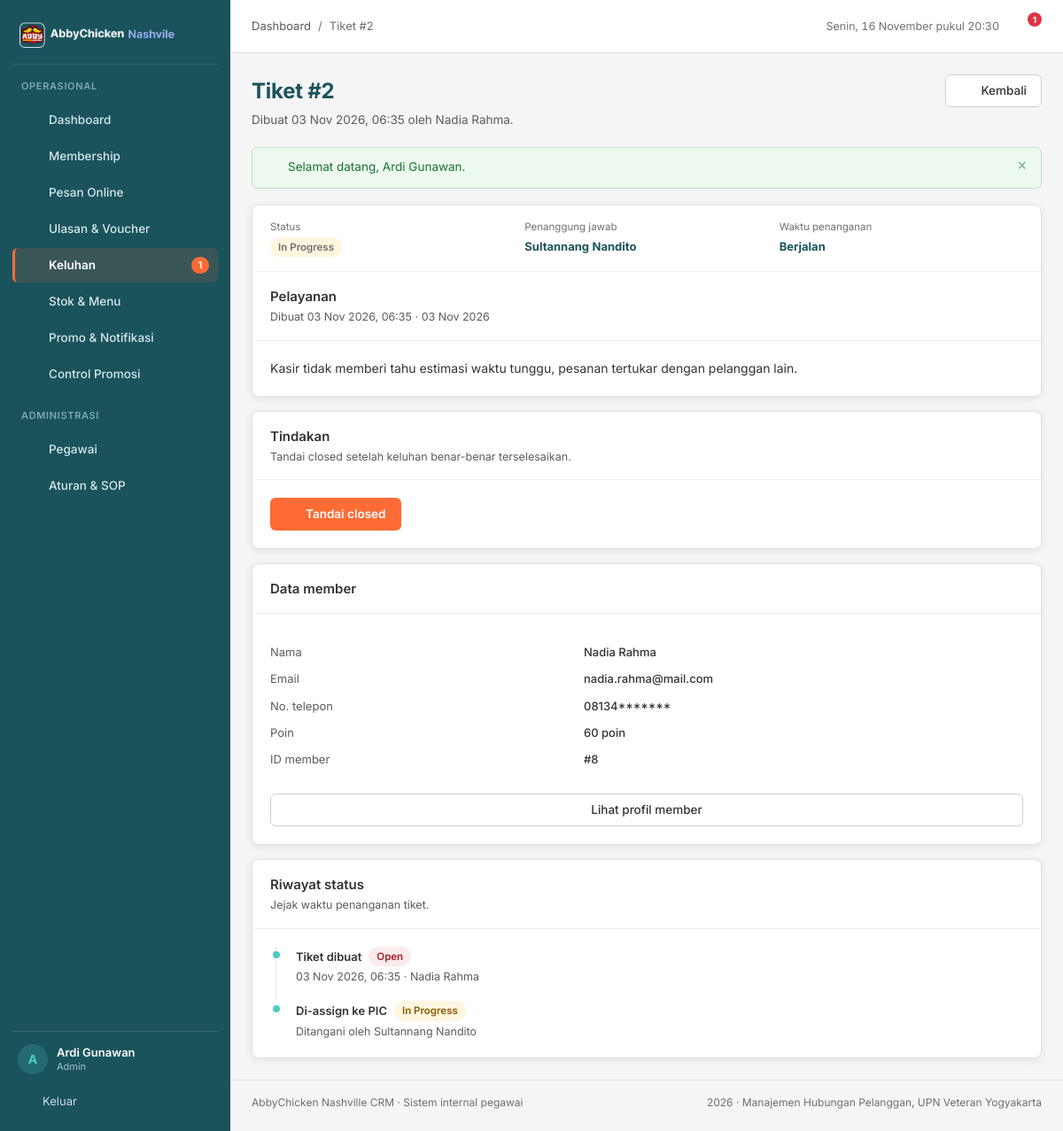
Screenshot of /pages/complaints/detail.php?id=2 (signed in) with the database file from the repository.
### tables this page shows
CREATE TABLE `tiket` (
  `tiket_id` int(11) NOT NULL AUTO_INCREMENT,
  `pegawai_id` int(11) DEFAULT NULL,
  `member_id` int(11) NOT NULL,
  `kategori_keluhan` enum('Kualitas Makanan','Pelayanan','Kebersihan','Lainnya') NOT NULL,
  `isi_keluhan` text NOT NULL,
  `status` enum('open','in_progress','closed') NOT NULL DEFAULT 'open',
  `created_at` timestamp NOT NULL DEFAULT current_timestamp(),
  `closed_at` timestamp NULL DEFAULT NULL,
  PRIMARY KEY (`tiket_id`),
  KEY `idx_tiket_status` (`status`),
  KEY `idx_tiket_pegawai` (`pegawai_id`),
  KEY `fk_tiket_member` (`member_id`),
  CONSTRAINT `fk_tiket_member` FOREIGN KEY (`member_id`) REFERENCES `member` (`member_id`) ON DELETE CASCADE,
  CONSTRAINT `fk_tiket_pegawai` FOREIGN KEY (`pegawai_id`) REFERENCES `pegawai` (`pegawai_id`) ON DELETE SET NULL
);

CREATE TABLE `pegawai` (
  `pegawai_id` int(11) NOT NULL AUTO_INCREMENT,
  `email` varchar(100) NOT NULL,
  `password` varchar(255) NOT NULL,
  `nama` varchar(100) NOT NULL,
  `role` enum('Admin','Kasir','PIC Keluhan','Pimpinan') NOT NULL,
  `alamat` text DEFAULT NULL,
  `no_telp` varchar(15) DEFAULT NULL,
  `created_at` timestamp NOT NULL DEFAULT current_timestamp(),
  PRIMARY KEY (`pegawai_id`),
  UNIQUE KEY `uq_pegawai_email` (`email`),
  KEY `idx_pegawai_role` (`role`)
);

CREATE TABLE `member` (
  `member_id` int(11) NOT NULL AUTO_INCREMENT,
  `email` varchar(100) NOT NULL,
  `password` varchar(255) NOT NULL DEFAULT '123456',
  `no_telp` varchar(15) NOT NULL,
  `tgl_join` date NOT NULL,
  `name` varchar(100) NOT NULL,
  `total_poin` int(11) NOT NULL DEFAULT 0,
  `member_status` enum('aktif','nonaktif') NOT NULL DEFAULT 'aktif',
  PRIMARY KEY (`member_id`),
  UNIQUE KEY `uq_member_email` (`email`),
  KEY `idx_member_nama` (`name`),
  KEY `idx_member_status` (`member_status`)
);

### pages/complaints/detail.php (the view, shortened to what this page needs)
<?php
require_once __DIR__ . '/../../config/database.php';
$pegawai_id = (int) $_SESSION['pegawai_id'];
$id         = (int) ($_GET['id'] ?? 0);
$stmt = mysqli_prepare($conn, "SELECT t.*, m.name AS nama_member, m.email, m.no_telp, m.total_poin,
        pg.nama AS nama_pic
    FROM tiket t
    JOIN member m ON m.member_id = t.member_id
    LEFT JOIN pegawai pg ON pg.pegawai_id = t.pegawai_id
    WHERE t.tiket_id = ? LIMIT 1");
mysqli_stmt_bind_param($stmt, 'i', $id);
mysqli_stmt_execute($stmt);
$tiket = mysqli_fetch_assoc(mysqli_stmt_get_result($stmt));
$durasi = null;
$page_actions  = '<a class="btn btn--secondary" href="' . e(base_url('pages/complaints/index.php')) . '">' . icon('arrow-left', 16) . ' Kembali</a>';
require_once __DIR__ . '/../../includes/header.php';
?>
<section class="detail-grid">
  <div class="stack">
    <article class="card">
      <div class="stat-strip">
        <div class="stat-strip__item">
          <span>Status</span>
          <strong style="font-size:13px"><?= badge_tiket($tiket['status']) ?></strong>
        </div>
        <div class="stat-strip__item">
          <span>Penanggung jawab</span>
          <strong style="font-size:13px"><?= $tiket['nama_pic'] ? e($tiket['nama_pic']) : 'Belum di-assign' ?></strong>
        </div>
        <div class="stat-strip__item">
          <span>Waktu penanganan</span>
          <strong style="font-size:13px"><?= $durasi ? e($durasi) : ($tiket['status'] === 'closed' ? '-' : 'Berjalan') ?></strong>
        </div>
      </div>
      <div class="card__head">
        <div>
          <h2><?= e($tiket['kategori_keluhan']) ?></h2>
          <p>Dibuat <?= e(tanggal_id($tiket['created_at'], true)) ?> &middot; <?= e(waktu_lalu($tiket['created_at'])) ?></p>
        </div>
      </div>
      <div class="card__body">
        <p style="white-space:pre-line"><?= e($tiket['isi_keluhan']) ?></p>
      </div>
    </article>
    <?php if ($role === 'Admin' || (int) $tiket['pegawai_id'] === $pegawai_id): ?>
      <article class="card">
        <div class="card__head">
          <div>
            <h2>Tindakan</h2>
            <p>
              <?php if ($tiket['status'] === 'open'): ?>
                Assign tiket ke PIC Keluhan untuk mulai menangani keluhan ini.
              <?php elseif ($tiket['status'] === 'in_progress'): ?>
                Tandai closed setelah keluhan benar-benar terselesaikan.
              <?php else: ?>
                Tiket sudah ditutup dan tidak dapat diubah lagi.
              <?php endif; ?>
            </p>
          </div>
        </div>
        <div class="card__body">
          <?php if ($tiket['status'] === 'closed'): ?>
            <p class="text-small text-muted">Tiket closed bersifat final. Bila pelanggan menghubungi lagi, buat tiket baru agar riwayat penanganan tetap terpisah.</p>
          <?php else: ?>
            <div class="btn-group" style="flex-wrap:wrap">
              <?php if ($tiket['status'] === 'in_progress'): ?>
                <form class="inline-form" method="post" action="<?= e(base_url('pages/complaints/proses.php')) ?>"
                      data-confirm="Tandai tiket ini sebagai closed? Status akhir tidak dapat dibatalkan.">
                  <button class="btn btn--primary" type="submit"><?= icon('check', 16) ?> Tandai closed</button>
                </form>
              <?php endif; ?>
            </div>
          <?php endif; ?>
        </div>
      </article>
    <?php endif; ?>
  </div>
  <div class="stack">
    <article class="card">
      <div class="card__head">
        <div>
          <h2>Data member</h2>
        </div>
      </div>
      <div class="card__body">
        <dl class="dl">
          <dt>Nama</dt>
          <dd><?= e($tiket['nama_member']) ?></dd>
          <dt>Email</dt>
          <dd><?= e($tiket['email']) ?></dd>
          <dt>No. telepon</dt>
          <dd><?= e(tampil_telepon($tiket['no_telp'])) ?></dd>
          <dt>Poin</dt>
          <dd><?= number_format((int) $tiket['total_poin'], 0, ',', '.') ?> poin</dd>
          <dt>ID member</dt>
          <dd>#<?= (int) $tiket['member_id'] ?></dd>
        </dl>
        <?php if ($role === 'Admin'): ?>
          <a class="btn btn--secondary btn--block mt-16" href="<?= e(base_url('pages/membership/detail.php?id=' . (int) $tiket['member_id'])) ?>">Lihat profil member</a>
        <?php endif; ?>
      </div>
    </article>
    <article class="card">
      <div class="card__head">
        <div>
          <h2>Riwayat status</h2>
          <p>Jejak waktu penanganan tiket.</p>
        </div>
      </div>
      <div class="card__body">
        <ul class="timeline">
          <li>
            <div class="timeline__head">Tiket dibuat <?= badge_tiket('open') ?></div>
            <p><?= e(tanggal_id($tiket['created_at'], true)) ?> &middot; <?= e($tiket['nama_member']) ?></p>
          </li>
          <?php if ($tiket['pegawai_id']): ?>
            <li>
              <div class="timeline__head">Di-assign ke PIC <?= badge_tiket('in_progress') ?></div>
              <p>Ditangani oleh <?= e($tiket['nama_pic']) ?></p>
            </li>
          <?php endif; ?>
        </ul>
      </div>
    </article>
  </div>
</section>
<?php require_once __DIR__ . '/../../includes/footer.php'; ?>

### assets/css/style.css (style rules this page uses)
:root { --teal-dark: #1A535C; --teal-dark-2: #14444B; --teal: #4ECDC4; --orange: #FF6B35; --orange-dark: #E55A2B; --white: #FFFFFF; --gray-50: #F5F5F5; --gray-100: #EFEFEF; --gray-200: #E2E2E2; --gray-300: #CFCFCF; --gray-500: #6F6F6F; --gray-600: #5C5C5C; --gray-900: #333333; --green: #28A745; --red: #DC3545; --amber: #E0A106; --blue: #2B7FD4; --radius-card: 8px; --radius-control: 6px; --shadow-card: 0 2px 8px rgba(0, 0, 0, 0.08); --sidebar-w: 260px; --font: 'Inter', -apple-system, BlinkMacSystemFont, 'Segoe UI', sans-serif; }
*, *::before, *::after { box-sizing: border-box; }
html { -webkit-text-size-adjust: 100%; }
body { margin: 0; font-family: var(--font); font-size: 14px; line-height: 1.55; color: var(--gray-900); background: var(--gray-50); -webkit-font-smoothing: antialiased; }
h1, h2, h3, h4, p, ul, ol, figure { margin: 0; }
h2 { font-size: 20px; font-weight: 600; }
a { color: var(--teal-dark); text-decoration: none; }
.card { background: var(--white); border: 1px solid var(--gray-200); border-radius: var(--radius-card); box-shadow: var(--shadow-card); }
.card__head { display: flex; align-items: flex-start; gap: 12px; padding: 16px 20px; border-bottom: 1px solid var(--gray-100); }
.card__head h2 { font-size: 15px; font-weight: 600; color: var(--gray-900); }
.card__head p { margin-top: 2px; font-size: 12.5px; color: var(--gray-600); }
.card__body { padding: 20px; }
.btn { display: inline-flex; align-items: center; justify-content: center; gap: 7px; padding: 8px 16px; border: 1px solid transparent; border-radius: var(--radius-control); font-family: inherit; font-size: 13.5px; font-weight: 500; line-height: 1.4; cursor: pointer; text-decoration: none; white-space: nowrap; transition: background-color 120ms ease, border-color 120ms ease, color 120ms ease; }
.btn--primary { background: var(--orange); color: var(--white); font-weight: 600; }
.btn--secondary { background: var(--white); border-color: var(--gray-300); color: var(--gray-900); }
.btn--block { width: 100%; }
.btn-group { display: inline-flex; gap: 6px; align-items: center; }
.stack { display: flex; flex-direction: column; gap: 16px; }
.detail-grid { display: grid; grid-template-columns: minmax(0, 1.6fr) minmax(0, 1fr); gap: 16px; align-items: start; }
.dl { display: grid; grid-template-columns: minmax(110px, 40%) minmax(0, 1fr); gap: 10px 14px; font-size: 13px; }
.dl dt { color: var(--gray-600); }
.dl dd { margin: 0; font-weight: 500; word-break: break-word; }
.stat-strip { display: grid; grid-template-columns: repeat(3, minmax(0, 1fr)); gap: 12px; padding: 16px 20px; border-bottom: 1px solid var(--gray-100); }
.stat-strip__item { display: flex; flex-direction: column; gap: 2px; }
.stat-strip__item span { font-size: 11.5px; color: var(--gray-500); }
.stat-strip__item strong { font-size: 18px; color: var(--teal-dark); font-variant-numeric: tabular-nums; }
.timeline { list-style: none; margin: 0; padding: 0; }
.timeline li { position: relative; padding: 0 0 18px 22px; border-left: 1px solid var(--gray-200); margin-left: 6px; }
.timeline li:last-child { border-left-color: transparent; padding-bottom: 0; }
.timeline li::before { content: ""; position: absolute; left: -4.5px; top: 5px; width: 8px; height: 8px; border-radius: 50%; background: var(--teal); }
.timeline__head { display: flex; align-items: center; gap: 8px; flex-wrap: wrap; font-size: 13px; font-weight: 600; }
.timeline p { font-size: 12.5px; color: var(--gray-600); margin-top: 2px; }
.mt-16 { margin-top: 16px; }
.inline-form { display: inline-flex; }
@media (max-width: 1200px) { .split-grid, .detail-grid { grid-template-columns: minmax(0, 1fr); } }

### rows the page displays
tiket: pegawai.nama "Sultannang Nandito", kategori_keluhan "Pelayanan", created_at "03 Nov 2026, 06:35", created_at "03 Nov 2026", isi_keluhan "Kasir tidak memberi tahu estimasi waktu tunggu, pesanan tertukar dengan pelanggan lain.", member.name "Nadia Rahma", member.email "nadia.rahma@mail.com", member.no_telp "08134*******", member.total_poin "60", member "8"

### other values shown
$item['label'] "Dashboard"
$item['label'] "Membership"
$item['label'] "Pesan Online"
$item['label'] "Ulasan & Voucher"
$item['label'] "Keluhan"
$tiket_terbuka "1"
$item['label'] "Stok & Menu"
$item['label'] "Promo & Notifikasi"
$item['label'] "Control Promosi"
$item['label'] "Pegawai"
$item['label'] "Aturan & SOP"
mb_substr($nama_pegawai, 0, 1) "A"
$nama_pegawai "Ardi Gunawan"
$role_pegawai "Admin"
$page_title "Tiket #2"
